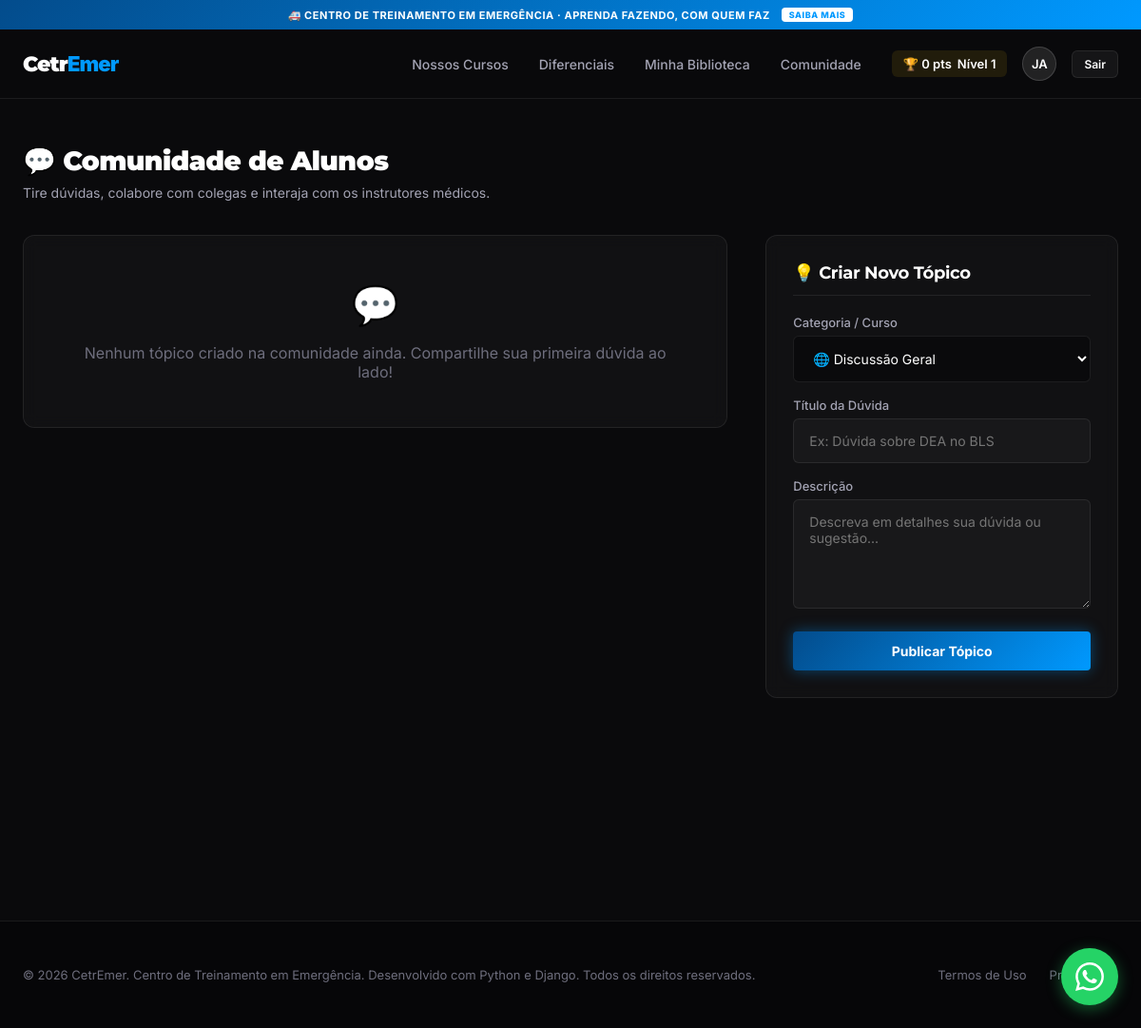
Screenshot of /community/ (signed in) with the database file from the repository.
### users/models.py (models this page shows, shortened)
class User(AbstractUser):
    class Role(models.TextChoices):
        STUDENT = 'STUDENT', 'Student'
        CREATOR = 'CREATOR', 'Creator'
        ADMIN = 'ADMIN', 'Admin'
    role = models.CharField(
        max_length=10,
        choices=Role.choices,
        default=Role.STUDENT
    )
    avatar = models.ImageField(upload_to='avatars/', null=True, blank=True)
    bio = models.TextField(blank=True)

class StudentProfile(models.Model):
    user = models.OneToOneField(User, on_delete=models.CASCADE, related_name='student_profile')
    points = models.PositiveIntegerField(default=0)
    level = models.PositiveIntegerField(default=1)
    title = models.CharField(max_length=50, default='Novice')
    full_name = models.CharField(max_length=255, blank=True, null=True, verbose_name="Nome Completo")
    cpf = models.CharField(max_length=14, blank=True, null=True, verbose_name="CPF")
    address = models.TextField(blank=True, null=True, verbose_name="Endereço")

### community/views.py (the view)
# urls.py: path('community/', community_views.community_hub, name='community_hub'),
@login_required
def community_hub(request):
    posts = CommunityPost.objects.all().prefetch_related('comments__author', 'author').select_related('course')
    if request.user.role == 'STUDENT':
        student_profile = request.user.student_profile
        my_courses = Course.objects.filter(enrollments__student=student_profile)
    else:
        my_courses = Course.objects.all()
    return render(request, 'community/hub.html', {
        'posts': posts,
        'my_courses': my_courses
    })

### templates/community/hub.html (shortened to what this page needs)
{% extends 'base.html' %}
{% load static %}
{% block content %}
<div class="container" style="padding-top: 48px; min-height: 100vh; padding-bottom: 96px;">
    <div style="margin-bottom: 36px; display: flex; justify-content: space-between; align-items: center; flex-wrap: wrap; gap: 16px;">
        <div>
            <h1 style="font-family: var(--font-title); font-size: 28px; font-weight: 850; color: #fff; margin-bottom: 8px;">
                💬 Comunidade de Alunos
            </h1>
            <p style="color: var(--text-secondary); font-size: 14px;">Tire dúvidas, colabore com colegas e interaja com os instrutores médicos.</p>
        </div>
    </div>
    <div style="display: grid; grid-template-columns: 2fr 1fr; gap: 40px; align-items: start;">
        <div style="display: flex; flex-direction: column; gap: 24px;">
            {% for post in posts %}
                <div class="glass-card" style="padding: 24px;">
                    <div style="display: flex; justify-content: space-between; align-items: center; margin-bottom: 16px;">
                        <div style="display: flex; align-items: center; gap: 12px;">
                            <div style="background: rgba(0, 153, 255, 0.15); color: var(--accent-color); width: 40px; height: 40px; border-radius: 50%; display: flex; align-items: center; justify-content: center; font-weight: 700; font-size: 14px;">
                                {{ post.author.username|slice:":2"|upper }}
                            </div>
                            <div>
                                <div style="font-size: 14px; font-weight: 700; color: #fff;">{{ post.author.username }}</div>
                                <div style="font-size: 11px; color: var(--text-muted);">{{ post.created_at|date:"d/m/Y H:i" }}</div>
                            </div>
                        </div>
                        {% if post.course %}
                            <span style="font-size: 10px; font-weight: 700; color: var(--accent-color); background: rgba(0, 153, 255, 0.08); padding: 4px 10px; border-radius: 4px; border: 1px solid rgba(0, 153, 255, 0.15);">
                                📚 {{ post.course.title }}
                            </span>
                        {% else %}
                            <span style="font-size: 10px; font-weight: 700; color: #9b59b6; background: rgba(155, 89, 182, 0.08); padding: 4px 10px; border-radius: 4px; border: 1px solid rgba(155, 89, 182, 0.15);">
                                🌐 Discussão Geral
                            </span>
                        {% endif %}
                    </div>
                    <h3 style="font-size: 18px; font-weight: 700; color: #fff; margin-bottom: 10px;">
                        {{ post.title }}
                    </h3>
                    <p style="color: var(--text-secondary); font-size: 14px; line-height: 1.6; margin-bottom: 20px;">
                        {{ post.content|linebreaksbr }}
                    </p>
                    <div style="border-top: 1px solid var(--border-color); padding-top: 16px; display: flex; flex-direction: column; gap: 16px;">
                        <div style="display: flex; justify-content: space-between; align-items: center;">
                            <span style="font-size: 13px; color: var(--text-secondary); font-weight: 600;">
                                💬 {{ post.comments.count }} respostas
                            </span>
                        </div>
                        {% if post.comments.all %}
                            <div style="display: flex; flex-direction: column; gap: 12px; margin-top: 8px;">
                                {% for comment in post.comments.all %}
                                    <div style="background: rgba(255,255,255,0.01); border: 1px solid rgba(255,255,255,0.03); padding: 12px; border-radius: 6px; margin-left: 16px;">
                                        <div style="display: flex; justify-content: space-between; align-items: center; margin-bottom: 6px;">
                                            <span style="font-size: 12px; font-weight: 700; color: #fff;">
                                                {{ comment.author.username }}
                                            </span>
                                            <span style="font-size: 10px; color: var(--text-muted);">
                                                {{ comment.created_at|date:"d/m/Y H:i" }}
                                            </span>
                                        </div>
                                        <p style="font-size: 13px; color: var(--text-secondary); line-height: 1.4; margin: 0;">
                                            {{ comment.content }}
                                        </p>
                                    </div>
                                {% endfor %}
                            </div>
                        {% endif %}
                        <form action="{% url 'create_comment' post_id=post.id %}" method="post" style="display: flex; gap: 12px; margin-top: 12px;">
                            {% csrf_token %}
                            <input type="text" name="content" class="form-control" placeholder="Escreva uma resposta..." required style="padding: 10px 14px; font-size: 13px;">
                            <button type="submit" class="btn btn-secondary" style="padding: 10px 18px; font-size: 12px; height: auto;">
                                Responder
                            </button>
                        </form>
                    </div>
                </div>
            {% empty %}
                <div class="glass-card" style="padding: 48px; text-align: center; color: var(--text-muted);">
                    <span style="font-size: 40px; display: block; margin-bottom: 16px;">💬</span>
                    Nenhum tópico criado na comunidade ainda. Compartilhe sua primeira dúvida ao lado!
                </div>
            {% endfor %}
        </div>
        <div class="glass-card" style="padding: 28px; position: sticky; top: 100px; z-index: 10;">
            <h3 style="font-size: 18px; font-weight: 700; color: #fff; margin-bottom: 20px; border-bottom: 1px solid var(--border-color); padding-bottom: 12px;">
                💡 Criar Novo Tópico
            </h3>
            <form action="{% url 'create_hub_post' %}" method="post">
                <div class="form-group" style="margin-bottom: 16px;">
                    <label for="course_id" style="display: block; font-size: 13px; margin-bottom: 6px; color: var(--text-secondary);">Categoria / Curso</label>
                    <select id="course_id" name="course_id" class="form-control" style="background-color: var(--bg-primary); color: #fff;">
                        <option value="general">🌐 Discussão Geral</option>
                    </select>
                </div>
                <div class="form-group" style="margin-bottom: 16px;">
                    <label for="title" style="display: block; font-size: 13px; margin-bottom: 6px; color: var(--text-secondary);">Título da Dúvida</label>
                    <input type="text" id="title" name="title" class="form-control" placeholder="Ex: Dúvida sobre DEA no BLS" required>
                </div>
                <div class="form-group" style="margin-bottom: 20px;">
                    <label for="content" style="display: block; font-size: 13px; margin-bottom: 6px; color: var(--text-secondary);">Descrição</label>
                    <textarea id="content" name="content" class="form-control" rows="5" placeholder="Descreva em detalhes sua dúvida ou sugestão..." required style="resize: vertical;"></textarea>
                </div>
                <button type="submit" class="btn btn-primary" style="width: 100%; border: none; font-weight: 700; border-radius: 4px; padding: 12px;">
                    Publicar Tópico
                </button>
            </form>
        </div>
    </div>
</div>
{% endblock %}

### templates/base.html (shortened to what this page needs)
{% load static %}
<!DOCTYPE html>
<html lang="pt-BR">
<head>
    <link rel="stylesheet" href="{% static 'css/main.css' %}">
    <link rel="stylesheet" href="{% static 'css/components.css' %}">
</head>
<body>
    <div class="header-wrapper">
        <div class="top-bar" style="background: linear-gradient(135deg, #034c8c 0%, #0099ff 100%);">
            <span>🚑 CENTRO DE TREINAMENTO EM EMERGÊNCIA · APRENDA FAZENDO, COM QUEM FAZ</span>
            <a href="{% url 'landing' %}#features">SAIBA MAIS</a>
        </div>
        <nav class="nav">
            <div class="container nav-inner">
                <a class="logo" href="{% url 'landing' %}">
                    <span style="font-family: var(--font-title); font-size: 22px; font-weight: 900; letter-spacing: -0.04em; color: #fff;">Cetr<span style="color: #0099ff;">Emer</span></span>
                </a>
                <ul class="nav-links">
                    <li><a href="{% url 'landing' %}#catalog">Nossos Cursos</a></li>
                    <li><a href="{% url 'landing' %}#features">Diferenciais</a></li>
                      {% if user.is_authenticated %}
                        {% if user.role == 'CREATOR' %}
                            <li><a href="{% url 'creator_dashboard' %}">Painel do Produtor</a></li>
                        {% else %}
                            <li><a href="{% url 'dashboard' %}">Minha Biblioteca</a></li>
                        {% endif %}
                        <li><a href="{% url 'community_hub' %}">Comunidade</a></li>
                        <div class="nav-user">
                            {% if user.role == 'STUDENT' %}
                                <div class="nav-user-points">
                                    <span>🏆 {{ user.student_profile.points }} pts</span>
                                    <span>Nível {{ user.student_profile.level }}</span>
                                </div>
                            {% endif %}
                            <a href="{% url 'settings' %}" title="Configurações da Conta" style="text-decoration: none; cursor: pointer; display: flex; align-items: center;">
                                {% if user.avatar %}
                                    <img class="nav-user-avatar" src="{{ user.avatar.url }}" alt="{{ user.username }}" style="border-radius: 50%; border: 1px solid rgba(255,255,255,0.15); width: 36px; height: 36px; object-fit: cover;">
                                {% else %}
                                    <div class="nav-user-avatar" style="background: rgba(255,255,255,0.1); display: flex; align-items: center; justify-content: center; font-weight: 600; font-size: 13px; border-radius: 50%; color: #fff; width: 36px; height: 36px; border: 1px solid rgba(255,255,255,0.15); transition: border-color 0.2s;">
                                        {{ user.username|slice:":2"|upper }}
                                    </div>
                                {% endif %}
                            </a>
                            <li>
                                <form action="{% url 'logout' %}" method="post" style="display: inline;">
                                    <button type="submit" class="btn btn-secondary" style="padding: 6px 12px; font-size: 12px; height: auto;">Sair</button>
                                </form>
                            </li>
                        </div>
                    {% endif %}
                </ul>
            </div>
        </nav>
    </div>
    {% block content %}
    {% endblock %}
    <footer class="footer">
        <div class="container footer-inner">
            <span class="footer-text">© 2026 CetrEmer. Centro de Treinamento em Emergência. Desenvolvido com Python e Django. Todos os direitos reservados.</span>
            <div style="display: flex; gap: 24px;">
                <a href="#" class="footer-text">Termos de Uso</a>
                <a href="#" class="footer-text">Privacidade</a>
            </div>
        </div>
    </footer>
    <a href="https://wa.me/5567996494740" target="_blank" rel="noopener" class="wa-float-btn" aria-label="Fale conosco no WhatsApp">
    </a>
</body>
</html>

### rows the page displays
User: student_profile.points "0", student_profile.level "1", username "JA"
